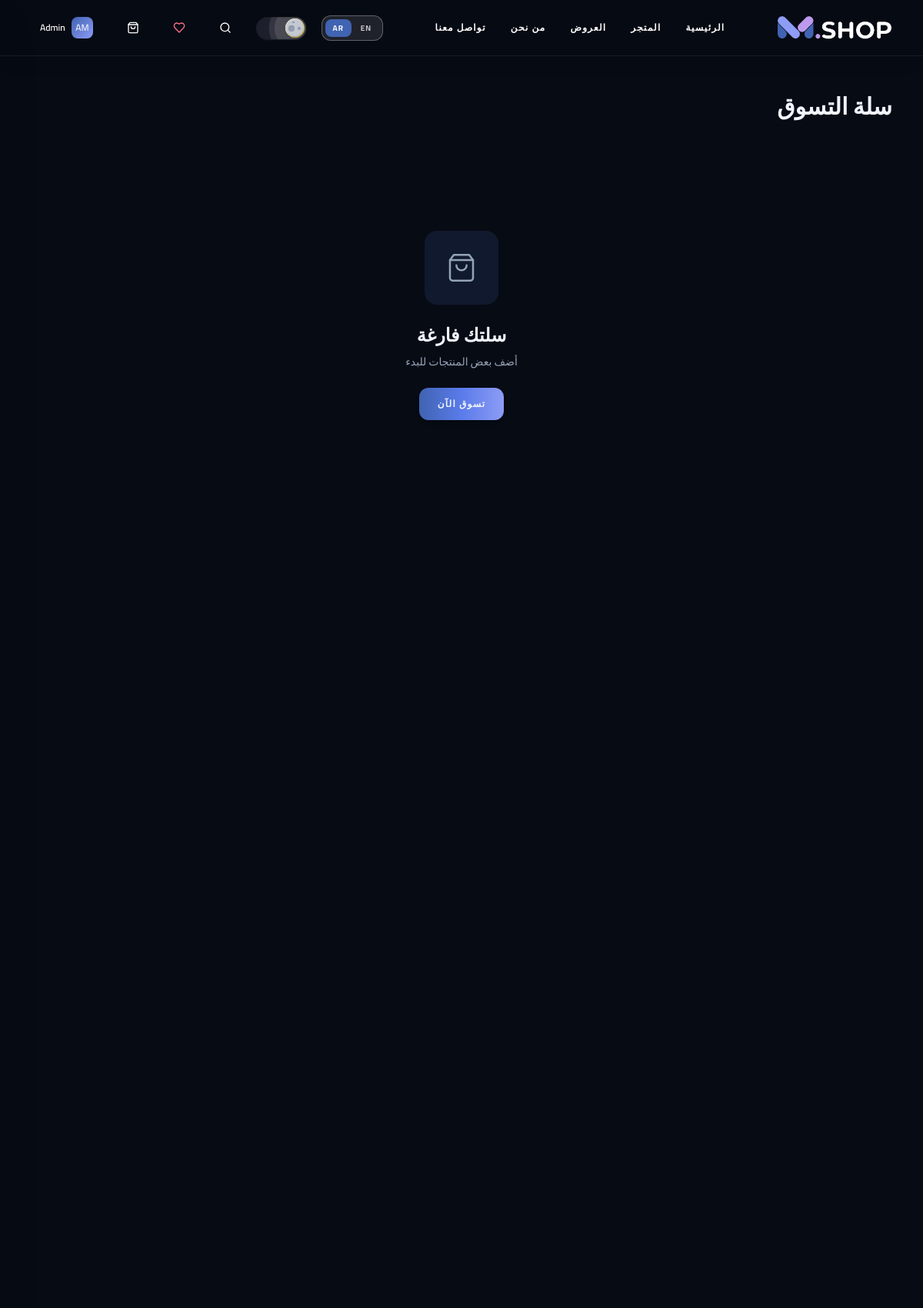
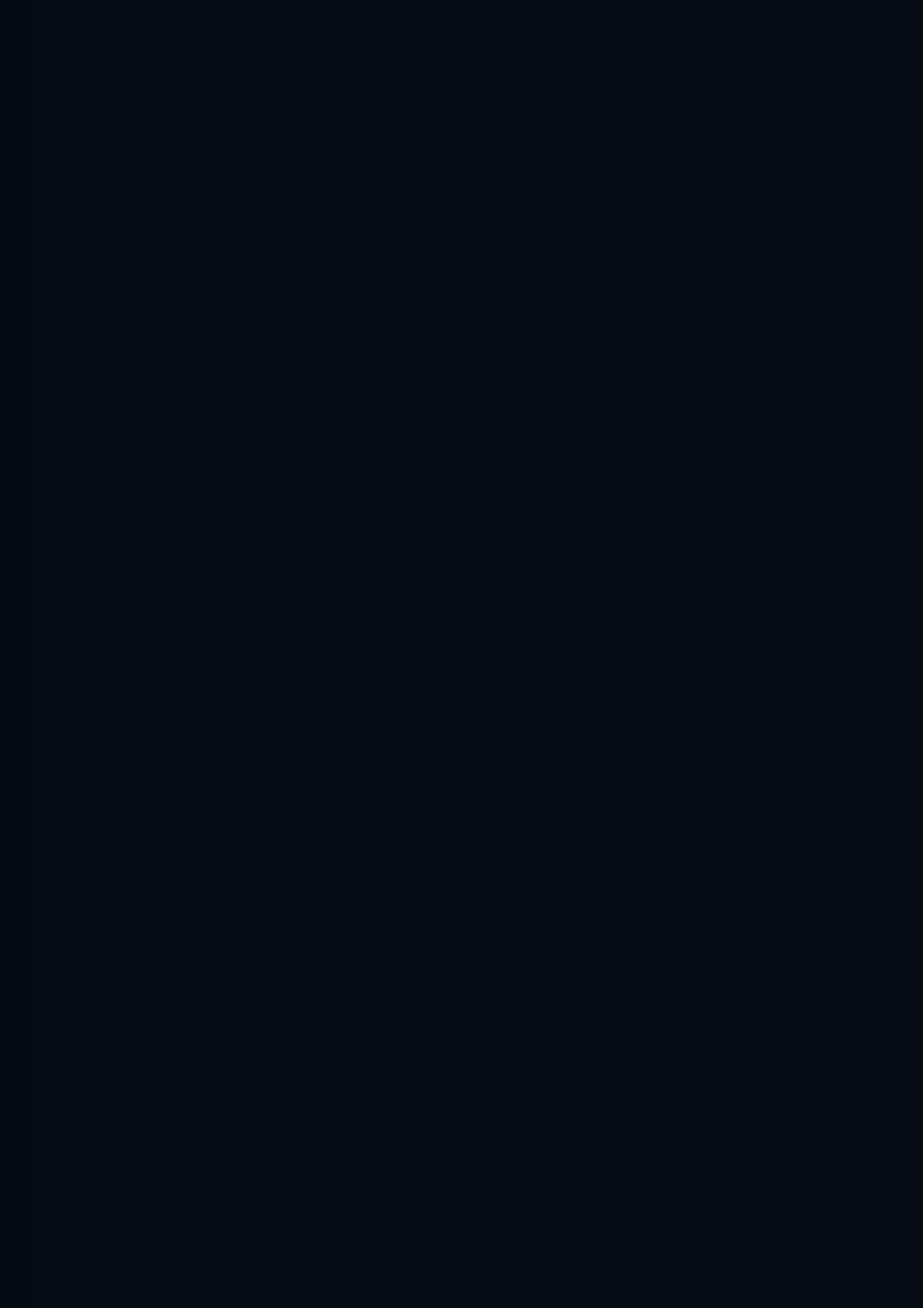
Page /ar/cart/ (signed in, upper part) on the committed database (2 pictures, top to bottom).
### store/models.py (models this page shows, shortened)
class User(AbstractUser):
    phone = models.CharField(max_length=30, blank=True)
    class Meta:
        verbose_name = 'User'

### store/views.py (the view, shortened to what this page needs)
# urls.py: path('cart/', views.cart_view, name='cart'),
def cart_view(request):
    locale = _get_locale(request)
    cart = request.session.get('cart', {})
    items = list(cart.values())
    subtotal = sum(item['price'] * item['quantity'] for item in items)
    shipping = 0 if subtotal >= 500 else 20
    total = subtotal + shipping
    return render(request, 'cart/cart.html', {
        'cart_items': items,
        'subtotal': subtotal,
        'shipping': shipping,
        'total': total,
        'locale': locale,
    })

### store/templatetags/store_tags.py (called while the page is built)
@register.filter(name='split')
def split(value, arg=' '):
    if not value:
        return []
    return [x.strip() for x in str(value).split(arg)]

### store/translations.py (called while the page is built, shortened)
def load_translations():
    global _EN_CACHE, _AR_CACHE
    if _EN_CACHE is not None and _AR_CACHE is not None:
        return _EN_CACHE, _AR_CACHE

def get_translations(locale='en'):
    en, ar = load_translations()
    return ar if locale == 'ar' else en

    def __getattr__(self, name):
        if name in self:
            return self[name]
        if self._fallback and hasattr(self._fallback, name):
            return getattr(self._fallback, name)
        if self._fallback and isinstance(self._fallback, dict) and name in self._fallback:
            return self._fallback[name]
        return ""

    def __getitem__(self, key):
        if key in self:
            return super().__getitem__(key)
        if self._fallback and key in self._fallback:
            return self._fallback[key]
        return ""

### store/views.py (called while the page is built)
def _get_locale(request):
    return 'ar' if request.path.startswith('/ar/') else 'en'

### templates/cart/cart.html (shortened to what this page needs)
{% extends "base.html" %}
{% load static %}
{% block content %}
<div class="pt-[72px] min-h-screen">
  <div class="container-custom py-12">
    <h1 class="text-3xl font-display font-black mb-8" style="color:var(--text-primary)">{{ t.cart.title|default:"Shopping Cart" }}</h1>
    {% if cart_items %}
    <div class="grid lg:grid-cols-3 gap-8">
      <div class="lg:col-span-2 space-y-4">
        {% for item in cart_items %}
        <div class="flex gap-3.5 sm:gap-4 p-3.5 sm:p-4 rounded-2xl" style="background:var(--bg-surface);border:1px solid var(--border-color)" data-cart-item>
          <div class="w-20 h-20 sm:w-24 sm:h-24 rounded-xl overflow-hidden flex-shrink-0" style="background:var(--bg-surface-2)">
            <img src="{{ item.image }}" alt="{% if is_rtl and item.name_ar %}{{ item.name_ar }}{% else %}{{ item.name }}{% endif %}" class="w-full h-full object-cover" loading="lazy" onerror="this.src='{% static "images/placeholder.svg" %}'" />
          </div>
          <div class="flex-1 min-w-0 flex flex-col justify-between">
            <div>
              <h4 class="font-semibold text-xs sm:text-sm leading-snug mb-1 truncate sm:whitespace-normal" style="color:var(--text-primary)">
                {% if is_rtl and item.name_ar %}{{ item.name_ar }}{% else %}{{ item.name }}{% endif %}
              </h4>
              <p class="text-[11px] sm:text-xs mb-2 text-slate-400" style="color:var(--text-secondary)">{{ item.brand }}</p>
            </div>
            <div class="flex flex-wrap items-center justify-between gap-2 pt-1">
              <div class="flex items-center gap-1.5 rounded-xl p-1" style="background:var(--bg-surface-2)">
                <button data-cart-qty="{{ item.slug }}" data-delta="-1" class="w-6 h-6 sm:w-7 sm:h-7 rounded-lg flex items-center justify-center cursor-pointer transition-all" style="background:var(--bg-surface);color:var(--text-secondary)">
                  <svg xmlns="http://www.w3.org/2000/svg" width="12" height="12" viewBox="0 0 24 24" fill="none" stroke="currentColor" stroke-width="2"><path d="M5 12h14"/></svg>
                </button>
                <span data-qty-display class="text-xs sm:text-sm font-medium w-6 text-center" style="color:var(--text-primary)">{{ item.quantity }}</span>
                <button data-cart-qty="{{ item.slug }}" data-delta="1" class="w-7 h-7 rounded-lg flex items-center justify-center cursor-pointer transition-all" style="background:var(--bg-surface);color:var(--text-secondary)">
                  <svg xmlns="http://www.w3.org/2000/svg" width="12" height="12" viewBox="0 0 24 24" fill="none" stroke="currentColor" stroke-width="2"><path d="M5 12h14"/><path d="M12 5v14"/></svg>
                </button>
              </div>
              <div class="flex items-center gap-3">
                <span class="font-bold text-xs sm:text-sm" style="color:var(--text-primary)">
                  {% if is_rtl %}{{ item.price|floatformat:0 }} {{ currency }}{% else %}{{ currency }} {{ item.price|floatformat:0 }}{% endif %}
                </span>
                <button data-cart-remove="{{ item.slug }}" aria-label="{{ t.cart.remove|default:'Remove' }}" class="w-7 h-7 sm:w-8 sm:h-8 flex items-center justify-center rounded-xl cursor-pointer transition-all hover:text-red-500" style="color:var(--text-secondary)">
                  <svg xmlns="http://www.w3.org/2000/svg" width="14" height="14" viewBox="0 0 24 24" fill="none" stroke="currentColor" stroke-width="2" stroke-linecap="round" stroke-linejoin="round"><path d="M3 6h18"/><path d="M19 6v14c0 1-1 2-2 2H7c-1 0-2-1-2-2V6"/><path d="M8 6V4c0-1 1-2 2-2h4c1 0 2 1 2 2v2"/></svg>
                </button>
              </div>
            </div>
          </div>
        </div>
        {% endfor %}
      </div>
      <div class="lg:col-span-1">
        <div class="rounded-3xl p-6 sticky top-24" style="background:var(--bg-surface);border:1px solid var(--border-color)">
          <h2 class="font-bold text-lg mb-6" style="color:var(--text-primary)">{{ t.checkout.order_summary|default:"Order Summary" }}</h2>
          {% if subtotal < 500 %}
          <div class="rounded-xl p-3 mb-5 text-center" style="background:var(--bg-surface-2)">
            <p class="text-xs" style="color:var(--text-secondary)">
              {% if is_rtl %}
                أضف بقيمة <strong style="color:var(--color-accent)">{{ 500|add:subtotal|floatformat:0 }} {{ currency }}</strong> إضافية للحصول على توصيل مجاني! 🚚
              {% else %}
                Add <strong style="color:var(--color-accent)">QAR {{ 500|add:subtotal|floatformat:0 }}</strong> more for free delivery! 🚚
              {% endif %}
            </p>
            <div class="w-full rounded-full mt-2 h-1.5" style="background:var(--bg-surface-3)">
              <div class="h-full rounded-full" style="width:{{ subtotal|floatformat:0 }}%;max-width:100%;background:var(--color-accent)"></div>
            </div>
          </div>
          {% endif %}
          <div class="space-y-3 text-sm">
            <div class="flex justify-between">
              <span style="color:var(--text-secondary)">{{ t.cart.subtotal|default:"Subtotal" }}</span>
              <span class="font-medium" style="color:var(--text-primary)">{% if is_rtl %}{{ subtotal|floatformat:0 }} {{ currency }}{% else %}{{ currency }} {{ subtotal|floatformat:0 }}{% endif %}</span>
            </div>
            <div class="flex justify-between">
              <span style="color:var(--text-secondary)">{{ t.cart.shipping|default:"Shipping" }}</span>
              <span {% if shipping == 0 %}class="text-emerald-500 font-medium"{% else %}style="color:var(--text-primary)"{% endif %}>
                {% if shipping == 0 %}{% if is_rtl %}مجاني 🎉{% else %}Free 🎉{% endif %}{% else %}{% if is_rtl %}{{ shipping }} {{ currency }}{% else %}{{ currency }} {{ shipping }}{% endif %}{% endif %}
              </span>
            </div>
            <div class="pt-3 border-t flex justify-between" style="border-color:var(--border-color)">
              <span class="font-bold" style="color:var(--text-primary)">{{ t.cart.total|default:"Total" }}</span>
              <span class="text-xl font-display font-black" style="color:var(--color-accent)">{% if is_rtl %}{{ total|floatformat:0 }} {{ currency }}{% else %}{{ currency }} {{ total|floatformat:0 }}{% endif %}</span>
            </div>
          </div>
          <a href="/{{ locale }}/checkout/" class="btn-primary w-full justify-center mt-6 flex items-center gap-2">
            <span>{{ t.cart.checkout|default:"Proceed to Checkout" }}</span>
            <svg xmlns="http://www.w3.org/2000/svg" width="16" height="16" viewBox="0 0 24 24" fill="none" stroke="currentColor" stroke-width="2" stroke-linecap="round" stroke-linejoin="round" class="{% if is_rtl %}rotate-180{% endif %}"><path d="M5 12h14"/><path d="m12 5 7 7-7 7"/></svg>
          </a>
          <a href="/{{ locale }}/shop/" class="btn-ghost w-full justify-center mt-3 flex text-sm" style="color:var(--text-secondary)">{{ t.cart.continue|default:"Continue Shopping" }}</a>
        </div>
      </div>
    </div>
    {% else %}
    <div class="flex flex-col items-center justify-center py-28 gap-6 text-center">
      <div class="w-24 h-24 rounded-2xl flex items-center justify-center" style="background:var(--bg-surface-2)">
      </div>
      <div>
        <h3 class="font-display font-bold text-2xl mb-2" style="color:var(--text-primary)">{{ t.cart.empty|default:"Your cart is empty" }}</h3>
        <p class="text-sm" style="color:var(--text-secondary)">{{ t.cart.empty_desc|default:"Add some products to get started" }}</p>
      </div>
      <a href="/{{ locale }}/shop/" class="btn-primary">{{ t.cart.shop_now|default:"Start Shopping" }}</a>
    </div>
    {% endif %}
  </div>
</div>
{% endblock %}

### templates/partials/navbar.html (shortened to what this page needs)
{% load static %}
<header class="fixed top-0 left-0 right-0 z-50 select-none">
  <div id="main-navbar" class="transition-all duration-300 {% if is_home %}navbar-transparent{% else %}navbar-scrolled{% endif %}">
    <div class="container-custom h-[64px] sm:h-[72px] flex items-center justify-between gap-2 sm:gap-4">
      <a href="/{{ locale }}/" aria-label="M.SHOP Home" class="flex items-center group transition-transform duration-300 hover:scale-105 flex-shrink-0">
        <img src="{% static 'logo-dark.png' %}" alt="M.SHOP" class="h-8 hidden dark:block" />
      </a>
      <nav class="hidden lg:flex items-center gap-8">
        {% for label, href in nav_links %}
        <a href="{{ href }}" class="nav-link text-xs font-sans tracking-widest uppercase transition-all duration-300 {% if current_path == href %}nav-link-active font-black{% else %}hover:tracking-[0.2em] font-bold{% endif %}">{{ label }}</a>
        {% endfor %}
      </nav>
      <div class="flex items-center gap-1.5 sm:gap-3 md:gap-5 flex-shrink-0">
        <div class="lang-switcher-wrap hidden md:flex items-center gap-0.5 rounded-xl px-1 py-1 border transition-all border-white/30 bg-white/10 backdrop-blur-sm">
          {% for loc in "en,ar"|split:"," %}
          <button data-locale-switch="{{ loc }}" class="px-2.5 py-1 rounded-lg text-[10px] font-sans font-bold uppercase tracking-widest transition-all cursor-pointer"
            style="background:{% if locale == loc %}#4063B2{% else %}transparent{% endif %};color:{% if locale == loc %}#fff{% else %}rgba(255,255,255,0.75){% endif %}">{{ loc|upper }}</button>
          {% endfor %}
        </div>
        <div class="items-center select-none hidden md:flex" style="--toggle-size:10px">{% include 'partials/theme_toggle.html' %}</div>
        <button id="search-btn" aria-label="Search" class="nav-btn w-8 h-8 sm:w-10 sm:h-10 rounded-xl flex items-center justify-center transition-all cursor-pointer flex-shrink-0">
          <svg xmlns="http://www.w3.org/2000/svg" width="16" height="16" viewBox="0 0 24 24" fill="none" stroke="currentColor" stroke-width="2" stroke-linecap="round" stroke-linejoin="round"><circle cx="11" cy="11" r="8"/><path d="m21 21-4.3-4.3"/></svg>
        </button>
        <a href="/{{ locale }}/wishlist/" aria-label="Wishlist" class="nav-btn relative w-9 h-9 sm:w-10 sm:h-10 rounded-xl flex items-center justify-center transition-all flex-shrink-0 hover:text-rose-400">
        </a>
        <button data-open-cart onclick="if(window.openCart)window.openCart();" aria-label="Open cart" class="nav-btn relative w-9 h-9 sm:w-10 sm:h-10 rounded-xl flex items-center justify-center cursor-pointer transition-all flex-shrink-0">
          <svg xmlns="http://www.w3.org/2000/svg" width="16" height="16" viewBox="0 0 24 24" fill="none" stroke="currentColor" stroke-width="2" stroke-linecap="round" stroke-linejoin="round"><path d="M6 2 3 6v14a2 2 0 0 0 2 2h14a2 2 0 0 0 2-2V6l-3-4Z"/><path d="M3 6h18"/><path d="M16 10a4 4 0 0 1-8 0"/></svg>
        </button>
        <div class="hidden lg:block relative">
          {% if user.is_authenticated %}
          <div class="relative">
            <button id="user-menu-btn" class="nav-btn flex items-center gap-2 px-3 py-2 rounded-xl transition-all cursor-pointer">
              <div class="w-7 h-7 rounded-lg flex items-center justify-center text-white font-display text-xs" style="background:linear-gradient(135deg,#4063B2,#8D9CF5)">
                {{ user.first_name|first|upper }}{{ user.last_name|first|upper }}
              </div>
              <span class="user-name text-xs font-sans font-semibold max-w-[80px] truncate">{{ user.first_name }}</span>
            </button>
          </div>
          {% endif %}
        </div>
      </div>
    </div>
  </div>
</header>

### static/css/globals.css (style rules this page uses)
*, *::before, *::after { box-sizing: border-box; }
html, body { margin: 0; padding: 0; }
:root, .light { --bg-base: #F5F7FA; --bg-surface: #FFFFFF; --bg-surface-2: #EEF2F8; --bg-surface-3: #DDE4F0; --text-primary: #0D1326; --text-secondary: #4A5568; --text-tertiary: rgba(13, 19, 38, 0.45); --border-color: rgba(13, 19, 38, 0.10); --border-strong: rgba(13, 19, 38, 0.20); --color-navy: #F5F7FA; --color-surface: #FFFFFF; --color-surface-2:#EEF2F8; --color-surface-3:#DDE4F0; --color-primary: #4063B2; --color-accent: #4D63C7; --color-accent-hover: #3551B0; --color-violet: #7B5EA7; --color-sage: #4D63C7; --color-taupe: #4A5568; --color-muted: #4A5568; --color-cyan: #4D63C7; --color-soft-blue:#7B5EA7; --color-white: #0D1326; --scrollbar-track: #E2E8F0; --scrollbar-thumb: #A0AEC0; --scrollbar-hover: #4D63C7; --selection-bg: #4063B2; --selection-text: #ffffff; --font-guminert: 'Space Grotesk', 'Outfit', 'Urbanist', system-ui, sans-serif; --font-condenso: 'Space Grotesk', 'Outfit', sans-serif; --font-tall: 'Space Grotesk', 'Outfit', sans-serif; --font-anton: 'Space Grotesk', 'Outfit', sans-serif; --font-inter: 'Inter', system-ui, -apple-system, sans-serif; --font-outfit: 'Outfit', sans-serif; --ease-fluid: cubic-bezier(0.16, 1, 0.3, 1); }
.dark { --bg-base: #070B14; --bg-surface: #0B1120; --bg-surface-2: #10192D; --bg-surface-3: #16223D; --text-primary: #F1F5FE; --text-secondary: #94A3B8; --text-tertiary: rgba(241, 245, 254, 0.40); --border-color: rgba(255, 255, 255, 0.08); --border-strong: rgba(255, 255, 255, 0.15); --color-navy: #070B14; --color-surface: #0B1120; --color-surface-2:#10192D; --color-surface-3:#16223D; --color-primary: #4063B2; --color-accent: #8D9CF5; --color-accent-hover: #A8B4F8; --color-violet: #BB9AED; --color-sage: #8D9CF5; --color-taupe: #94A3B8; --color-muted: #94A3B8; --color-cyan: #8D9CF5; --color-soft-blue:#BB9AED; --color-white: #F1F5FE; --scrollbar-track: #070B14; --scrollbar-thumb: #16223D; --scrollbar-hover: #8D9CF5; --selection-bg: #4063B2; --selection-text: #ffffff; }
[dir="rtl"] { font-family: var(--font-cairo), system-ui, sans-serif; }
[dir="rtl"] h1, [dir="rtl"] h2, [dir="rtl"] h3, [dir="rtl"] .font-display { font-family: var(--font-cairo), system-ui, sans-serif; letter-spacing: 0 !important; }
[dir="rtl"] p, [dir="rtl"] label, [dir="rtl"] span, [dir="rtl"] li { text-align: right; }
[dir="rtl"] .text-center p, [dir="rtl"] .text-center label, [dir="rtl"] .text-center span { text-align: center; }
html.dark #main-navbar.navbar-scrolled { background: rgba(7, 11, 20, 0.95) !important; border-bottom: 1px solid rgba(255, 255, 255, 0.08) !important; backdrop-filter: blur(12px); }
html.dark #main-navbar .nav-btn, html.dark #main-navbar .nav-link, html.dark #main-navbar #user-menu-btn, html.dark #main-navbar .user-name { color: #ffffff !important; }

### rows in the picture
User: first_name|first "A", last_name|first "M", first_name "Admin"

### other values in the picture
{{ label }} "الرئيسية" "المتجر" "العروض" "من نحن" "تواصل معنا"
{{ loc|upper }} "EN" "AR"
{{ t.cart.title|default:"Shopping Cart" }} "سلة التسوق"
{{ t.cart.empty|default:"Your cart is empty" }} "سلتك فارغة"
{{ t.cart.empty_desc|default:"Add some products to get started" }} "أضف بعض المنتجات للبدء"
{{ t.cart.shop_now|default:"Start Shopping" }} "تسوق الآن"
